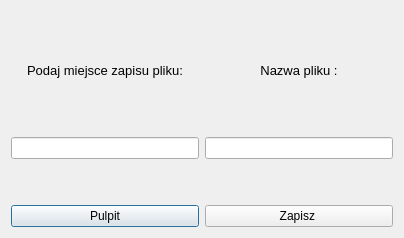
<?xml version="1.0" encoding="UTF-8"?>
<ui version="4.0">
 <class>p_zapis</class>
 <widget class="QDialog" name="p_zapis">
  <property name="geometry">
   <rect>
    <x>0</x>
    <y>0</y>
    <width>404</width>
    <height>238</height>
   </rect>
  </property>
  <property name="windowTitle">
   <string>Zapisz</string>
  </property>
  <layout class="QHBoxLayout" name="horizontalLayout">
   <item>
    <layout class="QVBoxLayout" name="verticalLayout">
     <item>
      <widget class="QLabel" name="label">
       <property name="text">
        <string>&lt;html&gt;&lt;head/&gt;&lt;body&gt;&lt;p align=&quot;center&quot;&gt;&lt;span style=&quot; font-size:10pt;&quot;&gt;Podaj miejsce zapisu pliku:&lt;/span&gt;&lt;/p&gt;&lt;/body&gt;&lt;/html&gt;</string>
       </property>
      </widget>
     </item>
     <item>
      <widget class="QLineEdit" name="lineEdit_1"/>
     </item>
     <item>
      <spacer name="verticalSpacer_2">
       <property name="orientation">
        <enum>Qt::Vertical</enum>
       </property>
       <property name="sizeType">
        <enum>QSizePolicy::Preferred</enum>
       </property>
       <property name="sizeHint" stdset="0">
        <size>
         <width>20</width>
         <height>40</height>
        </size>
       </property>
      </spacer>
     </item>
     <item>
      <widget class="QPushButton" name="pushButton">
       <property name="text">
        <string>Pulpit</string>
       </property>
      </widget>
     </item>
    </layout>
   </item>
   <item>
    <layout class="QVBoxLayout" name="verticalLayout_2">
     <item>
      <widget class="QLabel" name="label_2">
       <property name="text">
        <string>&lt;html&gt;&lt;head/&gt;&lt;body&gt;&lt;p align=&quot;center&quot;&gt;&lt;span style=&quot; font-size:10pt;&quot;&gt;Nazwa pliku :&lt;/span&gt;&lt;/p&gt;&lt;/body&gt;&lt;/html&gt;</string>
       </property>
      </widget>
     </item>
     <item>
      <widget class="QLineEdit" name="lineEdit_2"/>
     </item>
     <item>
      <spacer name="verticalSpacer">
       <property name="orientation">
        <enum>Qt::Vertical</enum>
       </property>
       <property name="sizeType">
        <enum>QSizePolicy::Preferred</enum>
       </property>
       <property name="sizeHint" stdset="0">
        <size>
         <width>20</width>
         <height>40</height>
        </size>
       </property>
      </spacer>
     </item>
     <item>
      <widget class="QPushButton" name="pushButton_2">
       <property name="text">
        <string>Zapisz </string>
       </property>
      </widget>
     </item>
    </layout>
   </item>
  </layout>
 </widget>
 <resources/>
 <connections/>
</ui>
